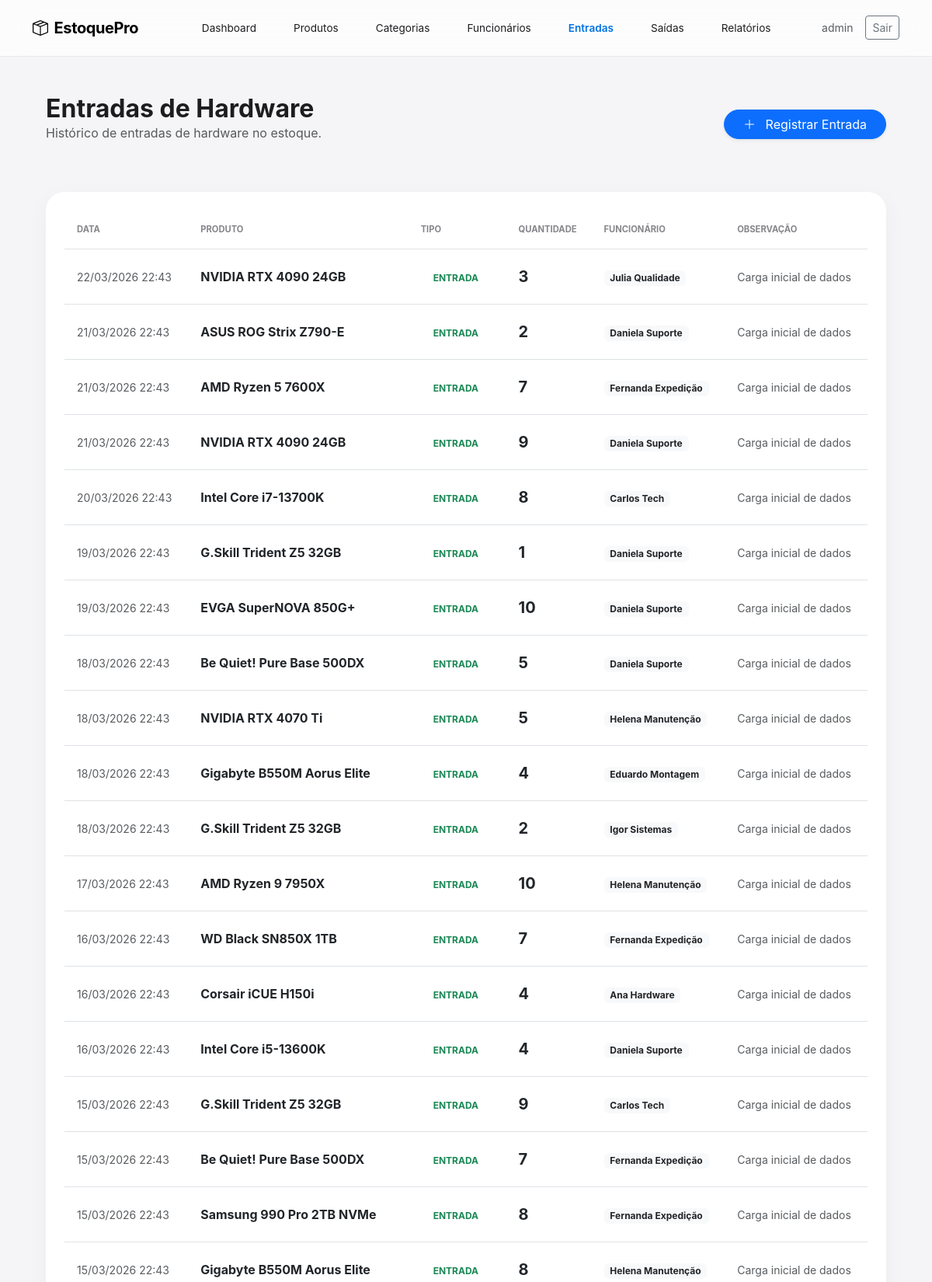
The app's page /movimentacoes/entradas (signed in, upper part) with its own data.
### app/models.py (models this page shows, shortened)
class User(UserMixin, db.Model):
    id = db.Column(db.Integer, primary_key=True)
    username = db.Column(db.String(64), unique=True, nullable=False)
    password_hash = db.Column(db.String(128))

class Movimentacao(db.Model):
    id = db.Column(db.Integer, primary_key=True)
    tipo = db.Column(db.String(20), nullable=False) # ENTRADA, SAIDA, AJUSTE
    quantidade = db.Column(db.Integer, nullable=False)
    data = db.Column(db.DateTime, default=datetime.utcnow)
    observacao = db.Column(db.String(256))
    produto_id = db.Column(db.Integer, db.ForeignKey('produto.id'), nullable=False)
    funcionario_id = db.Column(db.Integer, db.ForeignKey('funcionario.id'))

class Produto(db.Model):
    id = db.Column(db.Integer, primary_key=True)
    nome = db.Column(db.String(128), nullable=False)
    codigo = db.Column(db.String(64), unique=True, nullable=False)
    categoria_id = db.Column(db.Integer, db.ForeignKey('categoria.id'))
    estoque_minimo = db.Column(db.Integer, default=0)
    estoque_atual = db.Column(db.Integer, default=0)
    descricao = db.Column(db.Text)
    movimentacoes = db.relationship('Movimentacao', backref='produto', lazy='dynamic')

class Funcionario(db.Model):
    id = db.Column(db.Integer, primary_key=True)
    nome = db.Column(db.String(128), nullable=False)
    departamento = db.Column(db.String(64))
    movimentacoes = db.relationship('Movimentacao', backref='funcionario', lazy='dynamic')

### app/routes/movimentacoes.py (the view)
@mov_bp.route('/entradas')
@login_required
def listar_entradas():
    movs = Movimentacao.query.filter_by(tipo='ENTRADA').order_by(Movimentacao.data.desc()).all()
    return render_template('movimentacoes/listar.html', movimentacoes=movs, titulo='Entradas de Hardware', tipo_filtro='ENTRADA')

### app/models.py (called while the page is built)
@login_manager.user_loader
def load_user(id):
    return User.query.get(int(id))

### app/templates/movimentacoes/listar.html
{% extends "base.html" %}
{% block content %}
<div class="animate-fade-in">
    <div class="d-flex justify-content-between align-items-center mb-5">
        <div>
            <h1 class="h2 fw-bold mb-0">{{ titulo }}</h1>
            <p class="text-muted">Histórico de {{ 'entradas' if tipo_filtro == 'ENTRADA' else 'saídas' }} de hardware no estoque.</p>
        </div>
        <a href="{{ url_for('movimentacoes.nova', tipo=tipo_filtro) }}" class="btn btn-primary rounded-pill px-4 shadow-sm">
            <i class="bi bi-plus-lg me-2"></i> Registrar {{ 'Entrada' if tipo_filtro == 'ENTRADA' else 'Saída' }}
        </a>
    </div>
    <div class="table-container animate-up">
        <div class="table-responsive">
            <table class="table table-hover align-middle mb-0">
                <thead>
                    <tr>
                        <th class="text-uppercase">Data</th>
                        <th class="text-uppercase">Produto</th>
                        <th class="text-uppercase">Tipo</th>
                        <th class="text-uppercase">Quantidade</th>
                        <th class="text-uppercase">Funcionário</th>
                        <th class="text-uppercase">Observação</th>
                    </tr>
                </thead>
                <tbody>
                    {% for m in movimentacoes %}
                    <tr class="animate-up" style="animation-delay: {{ loop.index0 * 0.03 }}s">
                        <td class="text-muted small">{{ m.data.strftime('%d/%m/%Y %H:%M') }}</td>
                        <td class="fw-bold">{{ m.produto.nome }}</td>
                        <td>
                            {% if m.tipo == 'ENTRADA' %}
                                <span class="badge rounded-pill bg-pastel-green text-success px-3">ENTRADA</span>
                            {% elif m.tipo == 'SAIDA' %}
                                <span class="badge rounded-pill bg-pastel-red text-danger px-3">SAÍDA</span>
                            {% else %}
                                <span class="badge rounded-pill bg-pastel-blue text-warning px-3">AJUSTE</span>
                            {% endif %}
                        </td>
                        <td><span class="fs-5 fw-bold">{{ m.quantidade }}</span></td>
                        <td>
                            {% if m.funcionario %}
                                <span class="badge bg-light text-dark">{{ m.funcionario.nome }}</span>
                            {% else %}
                                <span class="text-muted small">-</span>
                            {% endif %}
                        </td>
                        <td><small class="text-muted">{{ m.observacao or '-' }}</small></td>
                    </tr>
                    {% endfor %}
                </tbody>
            </table>
        </div>
    </div>
</div>
{% endblock %}

### app/templates/base.html (shortened to what this page needs)
<!DOCTYPE html>
<html lang="pt-br">
<head>
    <link href="https://cdn.jsdelivr.net/npm/bootstrap@5.3.0/dist/css/bootstrap.min.css" rel="stylesheet">
    <link rel="stylesheet" href="https://cdn.jsdelivr.net/npm/bootstrap-icons@1.11.0/font/bootstrap-icons.css">
    <link rel="stylesheet" href="https://cdn.jsdelivr.net/npm/gridstack@10.3.1/dist/gridstack.min.css" />
    <link rel="stylesheet" href="{{ url_for('static', filename='css/style.css') }}">
</head>
<body>
    <nav class="navbar navbar-expand-lg sticky-top">
        <div class="container">
            <a class="navbar-brand fw-bold" href="{{ url_for('dashboard.index') }}">
                <i class="bi bi-box-seam me-2"></i>EstoquePro
            </a>
            <div class="collapse navbar-collapse" id="navbarNav">
                <ul class="navbar-nav mx-auto">
                    <li class="nav-item">
                        <a class="nav-link {{ 'active' if request.endpoint == 'dashboard.index' }}" href="{{ url_for('dashboard.index') }}">Dashboard</a>
                    </li>
                    <li class="nav-item">
                        <a class="nav-link {{ 'active' if 'produtos' in request.endpoint }}" href="{{ url_for('produtos.listar') }}">Produtos</a>
                    </li>
                    <li class="nav-item">
                        <a class="nav-link {{ 'active' if 'categorias' in request.endpoint }}" href="{{ url_for('categorias.listar') }}">Categorias</a>
                    </li>
                    <li class="nav-item">
                        <a class="nav-link {{ 'active' if 'funcionarios' in request.endpoint }}" href="{{ url_for('funcionarios.listar') }}">Funcionários</a>
                    </li>
                    <li class="nav-item">
                        <a class="nav-link {{ 'active' if 'listar_entradas' in request.endpoint }}" href="{{ url_for('movimentacoes.listar_entradas') }}">Entradas</a>
                    </li>
                    <li class="nav-item">
                        <a class="nav-link {{ 'active' if 'listar_saidas' in request.endpoint }}" href="{{ url_for('movimentacoes.listar_saidas') }}">Saídas</a>
                    </li>
                    <li class="nav-item">
                        <a class="nav-link {{ 'active' if 'relatorios' in request.endpoint }}" href="{{ url_for('relatorios.index') }}">Relatórios</a>
                    </li>
                </ul>
                <div class="d-flex align-items-center">
                    <span class="text-muted me-3 small">{{ current_user.username }}</span>
                    <a href="{{ url_for('auth.logout') }}" class="btn btn-outline-secondary btn-sm">Sair</a>
                </div>
            </div>
        </div>
    </nav>
    <div class="container-fluid px-md-5 py-5">
        <div class="max-width-container mx-auto">
        {% block content %}{% endblock %}
    </div>
</body>
</html>

### app/static/css/style.css (style rules this page uses)
:root { --apple-bg: #f5f5f7; --apple-nav: rgba(255, 255, 255, 0.72); --pastel-blue: #e3f2fd; --pastel-green: #e8f5e9; --pastel-yellow: #fff9c4; --pastel-red: #ffebee; --text-main: #1d1d1f; --text-muted: #86868b; --accent: #0071e3; --card-shadow: 0 8px 30px rgba(0,0,0,0.04); }
body { font-family: -apple-system, BlinkMacSystemFont, "SF Pro Text", "SF Pro Display", "Helvetica Neue", Arial, sans-serif; background-color: var(--apple-bg); color: var(--text-main); -webkit-font-smoothing: antialiased; overflow-x: hidden; }
.animate-fade-in { animation: fadeIn 0.8s ease-out forwards; }
.animate-up { animation: fadeInUp 0.6s cubic-bezier(0.23, 1, 0.32, 1) forwards; }
.max-width-container { max-width: 1800px; width: 95%; margin-left: auto; margin-right: auto; }
@media (max-width: 1400px) { .max-width-container { width: 98%; } }
.navbar { background-color: var(--apple-nav); backdrop-filter: saturate(180%) blur(20px); -webkit-backdrop-filter: saturate(180%) blur(20px); border-bottom: 1px solid rgba(0,0,0,0.08); padding: 1rem 0; transition: all 0.3s ease; }
.navbar-brand { font-size: 1.25rem; letter-spacing: -0.02em; }
.nav-link { color: var(--text-main) !important; font-size: 0.85rem; font-weight: 400; padding: 0.5rem 1.5rem !important; transition: all 0.2s ease; border-radius: 8px; }
.nav-link.active { font-weight: 600; color: var(--accent) !important; }
.table-container { background: white; border-radius: 24px; padding: 24px; box-shadow: var(--card-shadow); }
.table th { border-top: none; color: var(--text-muted); font-size: 0.7rem; padding: 16px !important; }
.table td { padding: 20px 16px !important; vertical-align: middle; }

### records on screen
User: username "admin"
Movimentacao: data "22/03/2026 22:43", produto.nome "NVIDIA RTX 4090 24GB", tipo "ENTRADA", quantidade "3", funcionario.nome "Julia Qualidade", observacao "Carga inicial de dados"
Movimentacao: data "21/03/2026 22:43", produto.nome "ASUS ROG Strix Z790-E", tipo "ENTRADA", quantidade "2", funcionario.nome "Daniela Suporte", observacao "Carga inicial de dados"
Movimentacao: data "21/03/2026 22:43", produto.nome "AMD Ryzen 5 7600X", tipo "ENTRADA", quantidade "7", funcionario.nome "Fernanda Expedição", observacao "Carga inicial de dados"
Movimentacao: data "21/03/2026 22:43", produto.nome "NVIDIA RTX 4090 24GB", tipo "ENTRADA", quantidade "9", funcionario.nome "Daniela Suporte", observacao "Carga inicial de dados"
Movimentacao: data "20/03/2026 22:43", produto.nome "Intel Core i7-13700K", tipo "ENTRADA", quantidade "8", funcionario.nome "Carlos Tech", observacao "Carga inicial de dados"
Movimentacao: data "19/03/2026 22:43", produto.nome "G.Skill Trident Z5 32GB", tipo "ENTRADA", quantidade "1", funcionario.nome "Daniela Suporte", observacao "Carga inicial de dados"
Movimentacao: data "19/03/2026 22:43", produto.nome "EVGA SuperNOVA 850G+", tipo "ENTRADA", quantidade "10", funcionario.nome "Daniela Suporte", observacao "Carga inicial de dados"
Movimentacao: data "18/03/2026 22:43", produto.nome "Be Quiet! Pure Base 500DX", tipo "ENTRADA", quantidade "5", funcionario.nome "Daniela Suporte", observacao "Carga inicial de dados"
Movimentacao: data "18/03/2026 22:43", produto.nome "NVIDIA RTX 4070 Ti", tipo "ENTRADA", quantidade "5", funcionario.nome "Helena Manutenção", observacao "Carga inicial de dados"
Movimentacao: data "18/03/2026 22:43", produto.nome "Gigabyte B550M Aorus Elite", tipo "ENTRADA", quantidade "4", funcionario.nome "Eduardo Montagem", observacao "Carga inicial de dados"
Movimentacao: data "18/03/2026 22:43", produto.nome "G.Skill Trident Z5 32GB", tipo "ENTRADA", quantidade "2", funcionario.nome "Igor Sistemas", observacao "Carga inicial de dados"
Movimentacao: data "17/03/2026 22:43", produto.nome "AMD Ryzen 9 7950X", tipo "ENTRADA", quantidade "10", funcionario.nome "Helena Manutenção", observacao "Carga inicial de dados"
Movimentacao: data "16/03/2026 22:43", produto.nome "WD Black SN850X 1TB", tipo "ENTRADA", quantidade "7", funcionario.nome "Fernanda Expedição", observacao "Carga inicial de dados"
Movimentacao: data "16/03/2026 22:43", produto.nome "Corsair iCUE H150i", tipo "ENTRADA", quantidade "4", funcionario.nome "Ana Hardware", observacao "Carga inicial de dados"
Movimentacao: data "16/03/2026 22:43", produto.nome "Intel Core i5-13600K", tipo "ENTRADA", quantidade "4", funcionario.nome "Daniela Suporte", observacao "Carga inicial de dados"
Movimentacao: data "15/03/2026 22:43", produto.nome "G.Skill Trident Z5 32GB", tipo "ENTRADA", quantidade "9", funcionario.nome "Carlos Tech", observacao "Carga inicial de dados"
Movimentacao: data "15/03/2026 22:43", produto.nome "Be Quiet! Pure Base 500DX", tipo "ENTRADA", quantidade "7", funcionario.nome "Fernanda Expedição", observacao "Carga inicial de dados"
Movimentacao: data "15/03/2026 22:43", produto.nome "Samsung 990 Pro 2TB NVMe", tipo "ENTRADA", quantidade "8", funcionario.nome "Fernanda Expedição", observacao "Carga inicial de dados"
Movimentacao: data "15/03/2026 22:43", produto.nome "Gigabyte B550M Aorus Elite", tipo "ENTRADA", quantidade "8", funcionario.nome "Helena Manutenção", observacao "Carga inicial de dados"

### other values on screen
{{ titulo }} "Entradas de Hardware"
{{ 'entradas' if tipo_filtro == 'ENTRADA' else 'saídas' }} "entradas"
{{ 'Entrada' if tipo_filtro == 'ENTRADA' else 'Saída' }} "Entrada"
